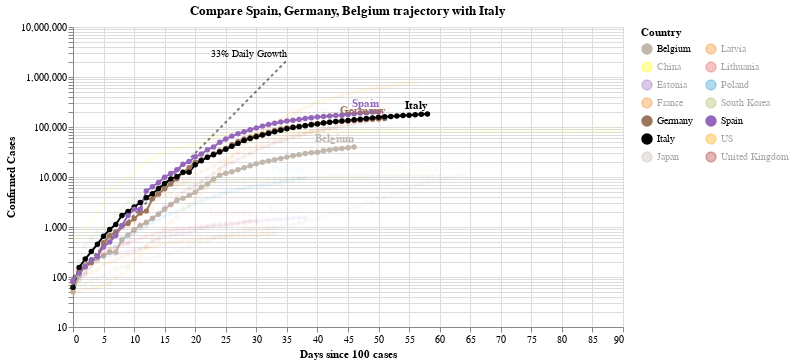

The cell this chart's notebook holds for it:
### Code cell
#hide_input
chart2 = make_since_chart(['Spain', 'Germany', 'Belgium'])
chart2

### Figure 1 — Vega-Lite specification as saved in the notebook (floating-point values rounded to 4 significant figures; data arrays with more than 128 entries replaced by an {"elided": "..."} marker saying what was removed)
{"config": {"view": {"continuousWidth": 400, "continuousHeight": 300}}, "layer": [{"mark": {"type": "line", "color": "black", "opacity": 0.5, "strokeDash": [3, 3]}, "encoding": {"x": {"type": "quantitative", "field": "Days since 100 cases"}, "y": {"type": "quantitative", "field": "Confirmed Cases"}}}, {"mark": {"type": "text", "align": "right", "dy": -6, "fontSize": 10, "text": "33% Daily Growth"}, "encoding": {"x": {"type": "quantitative", "field": "Days since 100 cases"}, "y": {"type": "quantitative", "field": "Confirmed Cases"}}, "transform": [{"filter": "(datum['Days since 100 cases'] >= 35)"}]}, {"data": {"name": "data-b3c4d2a38b3b5a5cf9d6e3ee7c424602"}, "mark": {"type": "line", "point": true}, "encoding": {"color": {"type": "nominal", "field": "Country", "legend": {"columns": 2}, "scale": {"domain": ["Belgium", "China", "Estonia", "France", "Germany", "Italy", "Japan", "Latvia", "Lithuania", "Poland", "South Korea", "Spain", "US", "United Kingdom"], "range": ["#C1B7AD", "yellow", "#9467bd", "#F58518", "#9D755D", "black", "#C1B7AD", "#F58518", "#E45756", "#2495D3", "#A1BA59", "#9467bd", "orange", "brown"]}}, "opacity": {"condition": {"value": 1, "selection": "selector003"}, "value": 0.05}, "tooltip": [{"type": "nominal", "field": "Country"}, {"type": "temporal", "field": "Date"}, {"type": "quantitative", "field": "Confirmed Cases"}, {"type": "quantitative", "field": "Days since 100 cases"}], "x": {"type": "quantitative", "field": "Days since 100 cases"}, "y": {"type": "quantitative", "field": "Confirmed Cases", "scale": {"type": "log"}}}, "selection": {"selector003": {"type": "multi", "fields": ["Country"], "bind": "legend", "init": [{"Country": "Spain"}, {"Country": "Germany"}, {"Country": "Belgium"}, {"Country": "Italy"}]}}, "width": 550}, {"data": {"name": "data-b3c4d2a38b3b5a5cf9d6e3ee7c424602"}, "mark": {"type": "text", "align": "right", "dy": -8, "fontWeight": "bold"}, "encoding": {"color": {"type": "nominal", "field": "Country", "legend": {"columns": 2}, "scale": {"domain": ["Belgium", "China", "Estonia", "France", "Germany", "Italy", "Japan", "Latvia", "Lithuania", "Poland", "South Korea", "Spain", "US", "United Kingdom"], "range": ["#C1B7AD", "yellow", "#9467bd", "#F58518", "#9D755D", "black", "#C1B7AD", "#F58518", "#E45756", "#2495D3", "#A1BA59", "#9467bd", "orange", "brown"]}}, "opacity": {"condition": {"value": 1, "selection": "selector003"}, "value": 0.05}, "text": {"type": "nominal", "field": "Country"}, "tooltip": [{"type": "nominal", "field": "Country"}, {"type": "temporal", "field": "Date"}, {"type": "quantitative", "field": "Confirmed Cases"}, {"type": "quantitative", "field": "Days since 100 cases"}], "x": {"type": "quantitative", "field": "Days since 100 cases"}, "y": {"type": "quantitative", "field": "Confirmed Cases", "scale": {"type": "log"}}}, "transform": [{"filter": "(datum['Date'] >= 1587340800000)"}], "width": 550}], "data": {"name": "data-c1a3bbf4dd040f2e7e8e7a69520e3c2a"}, "title": "Compare Spain, Germany, Belgium trajectory with Italy", "$schema": "https://vega.github.io/schema/vega-lite/v4.0.2.json", "datasets": {"data-c1a3bbf4dd040f2e7e8e7a69520e3c2a": [{"Days since 100 cases": 0, "Confirmed Cases": 100.0}, {"Days since 100 cases": 1, "Confirmed Cases": 133.0}, {"Days since 100 cases": 2, "Confirmed Cases": 176.9}, {"Days since 100 cases": 3, "Confirmed Cases": 235.3}, {"Days since 100 cases": 4, "Confirmed Cases": 312.9}, {"Days since 100 cases": 5, "Confirmed Cases": 416.2}, {"Days since 100 cases": 6, "Confirmed Cases": 553.5}, {"Days since 100 cases": 7, "Confirmed Cases": 736.1}, {"Days since 100 cases": 8, "Confirmed Cases": 979.1}, {"Days since 100 cases": 9, "Confirmed Cases": 1302.0}, {"Days since 100 cases": 10, "Confirmed Cases": 1732.0}, {"Days since 100 cases": 11, "Confirmed Cases": 2303.0}, {"Days since 100 cases": 12, "Confirmed Cases": 3064.0}, {"Days since 100 cases": 13, "Confirmed Cases": 4074.0}, {"Days since 100 cases": 14, "Confirmed Cases": 5419.0}, {"Days since 100 cases": 15, "Confirmed Cases": 7207.0}, {"Days since 100 cases": 16, "Confirmed Cases": 9586.0}, {"Days since 100 cases": 17, "Confirmed Cases": 12750.0}, {"Days since 100 cases": 18, "Confirmed Cases": 16960.0}, {"Days since 100 cases": 19, "Confirmed Cases": 22550.0}, {"Days since 100 cases": 20, "Confirmed Cases": 29990.0}, {"Days since 100 cases": 21, "Confirmed Cases": 39890.0}, {"Days since 100 cases": 22, "Confirmed Cases": 53060.0}, {"Days since 100 cases": 23, "Confirmed Cases": 70560.0}, {"Days since 100 cases": 24, "Confirmed Cases": 93850.0}, {"Days since 100 cases": 25, "Confirmed Cases": 124800.0}, {"Days since 100 cases": 26, "Confirmed Cases": 166000.0}, {"Days since 100 cases": 27, "Confirmed Cases": 220800.0}, {"Days since 100 cases": 28, "Confirmed Cases": 293700.0}, {"Days since 100 cases": 29, "Confirmed Cases": 390600.0}, {"Days since 100 cases": 30, "Confirmed Cases": 519500.0}, {"Days since 100 cases": 31, "Confirmed Cases": 690900.0}, {"Days since 100 cases": 32, "Confirmed Cases": 918900.0}, {"Days since 100 cases": 33, "Confirmed Cases": 1222000.0}, {"Days since 100 cases": 34, "Confirmed Cases": 1625000.0}, {"Days since 100 cases": 35, "Confirmed Cases": 2162000.0}], "data-b3c4d2a38b3b5a5cf9d6e3ee7c424602": {"elided": "727 records"}}}
